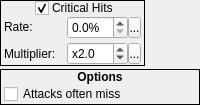
             <widget class="QWidget" name="widget_201" native="true">
              <property name="sizePolicy">
               <sizepolicy hsizetype="Fixed" vsizetype="Preferred">
                <horstretch>0</horstretch>
                <verstretch>0</verstretch>
               </sizepolicy>
              </property>
              <layout class="QVBoxLayout" name="verticalLayout_322">
               <property name="spacing">
                <number>3</number>
               </property>
               <property name="margin">
                <number>0</number>
               </property>
               <item>
                <widget class="QFrame" name="frame_186">
                 <property name="sizePolicy">
                  <sizepolicy hsizetype="Fixed" vsizetype="Preferred">
                   <horstretch>0</horstretch>
                   <verstretch>0</verstretch>
                  </sizepolicy>
                 </property>
                 <property name="frameShape">
                  <enum>QFrame::Box</enum>
                 </property>
                 <property name="frameShadow">
                  <enum>QFrame::Plain</enum>
                 </property>
                 <layout class="QVBoxLayout" name="verticalLayout_318">
                  <property name="spacing">
                   <number>0</number>
                  </property>
                  <property name="margin">
                   <number>0</number>
                  </property>
                  <item>
                   <widget class="QWidget" name="widget_8" native="true">
                    <property name="styleSheet">
                     <string notr="true">.QWidget
{
	border-width: 1px;
	border-style: solid;
	border-color: palette(window-text);
	background-color: palette(window-text);
}

.QWidget&gt;QLabel
{
	border-width: 0px;
	background-color: palette(window-text);
	color: palette(window);
	font-weight: bold;
}</string>
                    </property>
                    <layout class="QHBoxLayout" name="horizontalLayout_5">
                     <property name="spacing">
                      <number>3</number>
                     </property>
                     <property name="leftMargin">
                      <number>3</number>
                     </property>
                     <property name="topMargin">
                      <number>0</number>
                     </property>
                     <property name="rightMargin">
                      <number>0</number>
                     </property>
                     <property name="bottomMargin">
                      <number>0</number>
                     </property>
                     <item>
                      <spacer name="horizontalSpacer">
                       <property name="orientation">
                        <enum>Qt::Horizontal</enum>
                       </property>
                       <property name="sizeHint" stdset="0">
                        <size>
                         <width>10</width>
                         <height>15</height>
                        </size>
                       </property>
                      </spacer>
                     </item>
                     <item>
                      <widget class="QCheckBox" name="cbCriticalHits">
                       <property name="sizePolicy">
                        <sizepolicy hsizetype="Fixed" vsizetype="Fixed">
                         <horstretch>0</horstretch>
                         <verstretch>0</verstretch>
                        </sizepolicy>
                       </property>
                       <property name="minimumSize">
                        <size>
                         <width>0</width>
                         <height>15</height>
                        </size>
                       </property>
                       <property name="maximumSize">
                        <size>
                         <width>16777215</width>
                         <height>15</height>
                        </size>
                       </property>
                       <property name="text">
                        <string/>
                       </property>
                       <property name="checked">
                        <bool>true</bool>
                       </property>
                      </widget>
                     </item>
                     <item>
                      <widget class="QLabel" name="label_7">
                       <property name="sizePolicy">
                        <sizepolicy hsizetype="Fixed" vsizetype="Fixed">
                         <horstretch>0</horstretch>
                         <verstretch>0</verstretch>
                        </sizepolicy>
                       </property>
                       <property name="text">
                        <string>Critical Hits</string>
                       </property>
                      </widget>
                     </item>
                     <item>
                      <spacer name="horizontalSpacer_2">
                       <property name="orientation">
                        <enum>Qt::Horizontal</enum>
                       </property>
                       <property name="sizeHint" stdset="0">
                        <size>
                         <width>10</width>
                         <height>15</height>
                        </size>
                       </property>
                      </spacer>
                     </item>
                    </layout>
                   </widget>
                  </item>
                  <item>
                   <widget class="QWidget" name="wCriticalHits" native="true">
                    <layout class="QVBoxLayout" name="verticalLayout_319">
                     <property name="spacing">
                      <number>3</number>
                     </property>
                     <property name="leftMargin">
                      <number>3</number>
                     </property>
                     <property name="topMargin">
                      <number>0</number>
                     </property>
                     <property name="rightMargin">
                      <number>3</number>
                     </property>
                     <property name="bottomMargin">
                      <number>0</number>
                     </property>
                     <item>
                      <layout class="QHBoxLayout" name="horizontalLayout_159">
                       <property name="spacing">
                        <number>3</number>
                       </property>
                       <item>
                        <widget class="QLabel" name="label_235">
                         <property name="sizePolicy">
                          <sizepolicy hsizetype="Fixed" vsizetype="Fixed">
                           <horstretch>0</horstretch>
                           <verstretch>0</verstretch>
                          </sizepolicy>
                         </property>
                         <property name="minimumSize">
                          <size>
                           <width>60</width>
                           <height>0</height>
                          </size>
                         </property>
                         <property name="maximumSize">
                          <size>
                           <width>60</width>
                           <height>16777215</height>
                          </size>
                         </property>
                         <property name="text">
                          <string>Rate:</string>
                         </property>
                        </widget>
                       </item>
                       <item>
                        <widget class="QWidget" name="widget_196" native="true">
                         <property name="sizePolicy">
                          <sizepolicy hsizetype="Fixed" vsizetype="Fixed">
                           <horstretch>0</horstretch>
                           <verstretch>0</verstretch>
                          </sizepolicy>
                         </property>
                         <layout class="QHBoxLayout" name="horizontalLayout_160">
                          <property name="spacing">
                           <number>0</number>
                          </property>
                          <property name="margin">
                           <number>0</number>
                          </property>
                          <item>
                           <widget class="QDoubleSpinBox" name="dsbCriticalHitRate">
                            <property name="sizePolicy">
                             <sizepolicy hsizetype="Fixed" vsizetype="Fixed">
                              <horstretch>0</horstretch>
                              <verstretch>0</verstretch>
                             </sizepolicy>
                            </property>
                            <property name="minimumSize">
                             <size>
                              <width>61</width>
                              <height>0</height>
                             </size>
                            </property>
                            <property name="maximumSize">
                             <size>
                              <width>61</width>
                              <height>16777215</height>
                             </size>
                            </property>
                            <property name="suffix">
                             <string>%</string>
                            </property>
                            <property name="decimals">
                             <number>1</number>
                            </property>
                            <property name="singleStep">
                             <double>0.100000000000000</double>
                            </property>
                           </widget>
                          </item>
                          <item>
                           <widget class="SpinBoxSideButton" name="bCriticalHitRateSideButton">
                            <property name="minimumSize">
                             <size>
                              <width>13</width>
                              <height>21</height>
                             </size>
                            </property>
                            <property name="maximumSize">
                             <size>
                              <width>13</width>
                              <height>21</height>
                             </size>
                            </property>
                            <property name="text">
                             <string>...</string>
                            </property>
                            <property name="icon">
                             <iconset resource="gui_icons.qrc">
                              <normaloff>:/icons/spinBoxSideButton.png</normaloff>:/icons/spinBoxSideButton.png</iconset>
                            </property>
                            <property name="iconSize">
                             <size>
                              <width>8</width>
                              <height>16</height>
                             </size>
                            </property>
                           </widget>
                          </item>
                         </layout>
                        </widget>
                       </item>
                      </layout>
                     </item>
                     <item>
                      <layout class="QHBoxLayout" name="horizontalLayout_161">
                       <property name="spacing">
                        <number>3</number>
                       </property>
                       <item>
                        <widget class="QLabel" name="label_236">
                         <property name="sizePolicy">
                          <sizepolicy hsizetype="Fixed" vsizetype="Preferred">
                           <horstretch>0</horstretch>
                           <verstretch>0</verstretch>
                          </sizepolicy>
                         </property>
                         <property name="minimumSize">
                          <size>
                           <width>60</width>
                           <height>0</height>
                          </size>
                         </property>
                         <property name="maximumSize">
                          <size>
                           <width>60</width>
                           <height>16777215</height>
                          </size>
                         </property>
                         <property name="text">
                          <string>Multiplier:</string>
                         </property>
                        </widget>
                       </item>
                       <item>
                        <widget class="QWidget" name="widget_197" native="true">
                         <property name="sizePolicy">
                          <sizepolicy hsizetype="Fixed" vsizetype="Fixed">
                           <horstretch>0</horstretch>
                           <verstretch>0</verstretch>
                          </sizepolicy>
                         </property>
                         <layout class="QHBoxLayout" name="horizontalLayout_162">
                          <property name="spacing">
                           <number>0</number>
                          </property>
                          <property name="margin">
                           <number>0</number>
                          </property>
                          <item>
                           <widget class="QDoubleSpinBox" name="dsbCriticalHitMultiplier">
                            <property name="sizePolicy">
                             <sizepolicy hsizetype="Fixed" vsizetype="Fixed">
                              <horstretch>0</horstretch>
                              <verstretch>0</verstretch>
                             </sizepolicy>
                            </property>
                            <property name="minimumSize">
                             <size>
                              <width>61</width>
                              <height>0</height>
                             </size>
                            </property>
                            <property name="maximumSize">
                             <size>
                              <width>61</width>
                              <height>16777215</height>
                             </size>
                            </property>
                            <property name="prefix">
                             <string>x</string>
                            </property>
                            <property name="decimals">
                             <number>1</number>
                            </property>
                            <property name="maximum">
                             <double>5.000000000000000</double>
                            </property>
                            <property name="singleStep">
                             <double>0.100000000000000</double>
                            </property>
                            <property name="value">
                             <double>2.000000000000000</double>
                            </property>
                           </widget>
                          </item>
                          <item>
                           <widget class="SpinBoxSideButton" name="bCriticalHitMultiplierSideButton">
                            <property name="minimumSize">
                             <size>
                              <width>13</width>
                              <height>21</height>
                             </size>
                            </property>
                            <property name="maximumSize">
                             <size>
                              <width>13</width>
                              <height>21</height>
                             </size>
                            </property>
                            <property name="text">
                             <string>...</string>
                            </property>
                            <property name="icon">
                             <iconset resource="gui_icons.qrc">
                              <normaloff>:/icons/spinBoxSideButton.png</normaloff>:/icons/spinBoxSideButton.png</iconset>
                            </property>
                            <property name="iconSize">
                             <size>
                              <width>8</width>
                              <height>16</height>
                             </size>
                            </property>
                           </widget>
                          </item>
                         </layout>
                        </widget>
                       </item>
                      </layout>
                     </item>
                    </layout>
                   </widget>
                  </item>
                 </layout>
                </widget>
               </item>
               <item>
                <widget class="QFrame" name="frame_187">
                 <property name="frameShape">
                  <enum>QFrame::Box</enum>
                 </property>
                 <property name="frameShadow">
                  <enum>QFrame::Plain</enum>
                 </property>
                 <layout class="QVBoxLayout" name="verticalLayout_320">
                  <property name="spacing">
                   <number>0</number>
                  </property>
                  <property name="margin">
                   <number>0</number>
                  </property>
                  <item>
                   <widget class="QLabel" name="label_237">
                    <property name="sizePolicy">
                     <sizepolicy hsizetype="Preferred" vsizetype="Fixed">
                      <horstretch>0</horstretch>
                      <verstretch>0</verstretch>
                     </sizepolicy>
                    </property>
                    <property name="font">
                     <font>
                      <weight>75</weight>
                      <bold>true</bold>
                     </font>
                    </property>
                    <property name="text">
                     <string>Options</string>
                    </property>
                    <property name="alignment">
                     <set>Qt::AlignCenter</set>
                    </property>
                   </widget>
                  </item>
                  <item>
                   <widget class="QWidget" name="widget_198" native="true">
                    <layout class="QVBoxLayout" name="verticalLayout_321">
                     <property name="spacing">
                      <number>0</number>
                     </property>
                     <property name="leftMargin">
                      <number>3</number>
                     </property>
                     <property name="topMargin">
                      <number>0</number>
                     </property>
                     <property name="rightMargin">
                      <number>0</number>
                     </property>
                     <property name="bottomMargin">
                      <number>0</number>
                     </property>
                     <item>
                      <widget class="QCheckBox" name="cbAttacksOftenMiss">
                       <property name="text">
                        <string>Attacks often miss</string>
                       </property>
                      </widget>
                     </item>
                    </layout>
                   </widget>
                  </item>
                 </layout>
                </widget>
               </item>
              </layout>
             </widget>
